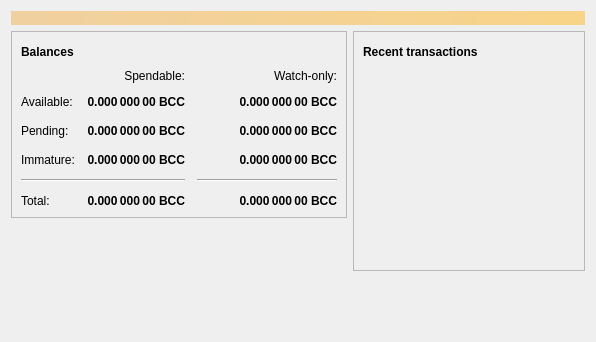
<?xml version="1.0" encoding="UTF-8"?>
<ui version="4.0">
 <class>OverviewPage</class>
 <widget class="QWidget" name="OverviewPage">
  <property name="geometry">
   <rect>
    <x>0</x>
    <y>0</y>
    <width>596</width>
    <height>342</height>
   </rect>
  </property>
  <property name="windowTitle">
   <string>Form</string>
  </property>
  <layout class="QVBoxLayout" name="topLayout">
   <item>
    <widget class="QLabel" name="labelAlerts">
     <property name="visible">
      <bool>false</bool>
     </property>
     <property name="styleSheet">
      <string notr="true">QLabel { background-color: qlineargradient(x1: 0, y1: 0, x2: 1, y2: 0, stop:0 #F0D0A0, stop:1 #F8D488); color:#000000; }</string>
     </property>
     <property name="wordWrap">
      <bool>true</bool>
     </property>
     <property name="margin">
      <number>3</number>
     </property>
     <property name="textInteractionFlags">
      <set>Qt::TextSelectableByMouse</set>
     </property>
    </widget>
   </item>
   <item>
    <layout class="QHBoxLayout" name="horizontalLayout" stretch="1,1">
     <item>
      <layout class="QVBoxLayout" name="verticalLayout_2">
       <item>
        <widget class="QFrame" name="frame">
         <property name="frameShape">
          <enum>QFrame::StyledPanel</enum>
         </property>
         <property name="frameShadow">
          <enum>QFrame::Raised</enum>
         </property>
         <layout class="QVBoxLayout" name="verticalLayout_4">
          <item>
           <layout class="QHBoxLayout" name="horizontalLayout_4">
            <item>
             <widget class="QLabel" name="label_5">
              <property name="font">
               <font>
                <weight>75</weight>
                <bold>true</bold>
               </font>
              </property>
              <property name="text">
               <string>Balances</string>
              </property>
             </widget>
            </item>
            <item>
             <widget class="QPushButton" name="labelWalletStatus">
              <property name="enabled">
               <bool>true</bool>
              </property>
              <property name="maximumSize">
               <size>
                <width>30</width>
                <height>16777215</height>
               </size>
              </property>
              <property name="toolTip">
               <string>The displayed information may be out of date. Your wallet automatically synchronizes with the Bcash network after a connection is established, but this process has not completed yet.</string>
              </property>
              <property name="text">
               <string/>
              </property>
              <property name="icon">
               <iconset resource="../bitcoin.qrc">
                <normaloff>:/icons/warning</normaloff>
                <disabledoff>:/icons/warning</disabledoff>:/icons/warning</iconset>
              </property>
              <property name="iconSize">
               <size>
                <width>24</width>
                <height>24</height>
               </size>
              </property>
              <property name="flat">
               <bool>true</bool>
              </property>
             </widget>
            </item>
            <item>
             <spacer name="horizontalSpacer_3">
              <property name="orientation">
               <enum>Qt::Horizontal</enum>
              </property>
              <property name="sizeHint" stdset="0">
               <size>
                <width>40</width>
                <height>20</height>
               </size>
              </property>
             </spacer>
            </item>
           </layout>
          </item>
          <item>
           <layout class="QGridLayout" name="gridLayout">
            <property name="spacing">
             <number>12</number>
            </property>
            <item row="2" column="2">
             <widget class="QLabel" name="labelWatchPending">
              <property name="font">
               <font>
                <weight>75</weight>
                <bold>true</bold>
               </font>
              </property>
              <property name="cursor">
               <cursorShape>IBeamCursor</cursorShape>
              </property>
              <property name="toolTip">
               <string>Unconfirmed transactions to watch-only addresses</string>
              </property>
              <property name="text">
               <string notr="true">0.000 000 00 BCC</string>
              </property>
              <property name="alignment">
               <set>Qt::AlignRight|Qt::AlignTrailing|Qt::AlignVCenter</set>
              </property>
              <property name="textInteractionFlags">
               <set>Qt::LinksAccessibleByMouse|Qt::TextSelectableByKeyboard|Qt::TextSelectableByMouse</set>
              </property>
             </widget>
            </item>
            <item row="2" column="1">
             <widget class="QLabel" name="labelUnconfirmed">
              <property name="font">
               <font>
                <weight>75</weight>
                <bold>true</bold>
               </font>
              </property>
              <property name="cursor">
               <cursorShape>IBeamCursor</cursorShape>
              </property>
              <property name="toolTip">
               <string>Total of transactions that have yet to be confirmed, and do not yet count toward the spendable balance</string>
              </property>
              <property name="text">
               <string notr="true">0.000 000 00 BCC</string>
              </property>
              <property name="alignment">
               <set>Qt::AlignRight|Qt::AlignTrailing|Qt::AlignVCenter</set>
              </property>
              <property name="textInteractionFlags">
               <set>Qt::LinksAccessibleByMouse|Qt::TextSelectableByKeyboard|Qt::TextSelectableByMouse</set>
              </property>
             </widget>
            </item>
            <item row="3" column="2">
             <widget class="QLabel" name="labelWatchImmature">
              <property name="font">
               <font>
                <weight>75</weight>
                <bold>true</bold>
               </font>
              </property>
              <property name="cursor">
               <cursorShape>IBeamCursor</cursorShape>
              </property>
              <property name="toolTip">
               <string>Mined balance in watch-only addresses that has not yet matured</string>
              </property>
              <property name="text">
               <string notr="true">0.000 000 00 BCC</string>
              </property>
              <property name="alignment">
               <set>Qt::AlignRight|Qt::AlignTrailing|Qt::AlignVCenter</set>
              </property>
              <property name="textInteractionFlags">
               <set>Qt::LinksAccessibleByMouse|Qt::TextSelectableByKeyboard|Qt::TextSelectableByMouse</set>
              </property>
             </widget>
            </item>
            <item row="4" column="0" colspan="2">
             <widget class="Line" name="line">
              <property name="orientation">
               <enum>Qt::Horizontal</enum>
              </property>
             </widget>
            </item>
            <item row="4" column="2">
             <widget class="Line" name="lineWatchBalance">
              <property name="sizePolicy">
               <sizepolicy hsizetype="Preferred" vsizetype="Fixed">
                <horstretch>0</horstretch>
                <verstretch>0</verstretch>
               </sizepolicy>
              </property>
              <property name="minimumSize">
               <size>
                <width>140</width>
                <height>0</height>
               </size>
              </property>
              <property name="orientation">
               <enum>Qt::Horizontal</enum>
              </property>
             </widget>
            </item>
            <item row="5" column="0">
             <widget class="QLabel" name="labelTotalText">
              <property name="text">
               <string>Total:</string>
              </property>
             </widget>
            </item>
            <item row="3" column="1">
             <widget class="QLabel" name="labelImmature">
              <property name="font">
               <font>
                <weight>75</weight>
                <bold>true</bold>
               </font>
              </property>
              <property name="cursor">
               <cursorShape>IBeamCursor</cursorShape>
              </property>
              <property name="toolTip">
               <string>Mined balance that has not yet matured</string>
              </property>
              <property name="text">
               <string notr="true">0.000 000 00 BCC</string>
              </property>
              <property name="alignment">
               <set>Qt::AlignRight|Qt::AlignTrailing|Qt::AlignVCenter</set>
              </property>
              <property name="textInteractionFlags">
               <set>Qt::LinksAccessibleByMouse|Qt::TextSelectableByKeyboard|Qt::TextSelectableByMouse</set>
              </property>
             </widget>
            </item>
            <item row="2" column="3">
             <spacer name="horizontalSpacer_2">
              <property name="orientation">
               <enum>Qt::Horizontal</enum>
              </property>
              <property name="sizeHint" stdset="0">
               <size>
                <width>40</width>
                <height>20</height>
               </size>
              </property>
             </spacer>
            </item>
            <item row="3" column="0">
             <widget class="QLabel" name="labelImmatureText">
              <property name="text">
               <string>Immature:</string>
              </property>
             </widget>
            </item>
            <item row="5" column="1">
             <widget class="QLabel" name="labelTotal">
              <property name="font">
               <font>
                <weight>75</weight>
                <bold>true</bold>
               </font>
              </property>
              <property name="cursor">
               <cursorShape>IBeamCursor</cursorShape>
              </property>
              <property name="toolTip">
               <string>Your current total balance</string>
              </property>
              <property name="text">
               <string notr="true">0.000 000 00 BCC</string>
              </property>
              <property name="alignment">
               <set>Qt::AlignRight|Qt::AlignTrailing|Qt::AlignVCenter</set>
              </property>
              <property name="textInteractionFlags">
               <set>Qt::LinksAccessibleByMouse|Qt::TextSelectableByKeyboard|Qt::TextSelectableByMouse</set>
              </property>
             </widget>
            </item>
            <item row="5" column="2">
             <widget class="QLabel" name="labelWatchTotal">
              <property name="font">
               <font>
                <weight>75</weight>
                <bold>true</bold>
               </font>
              </property>
              <property name="cursor">
               <cursorShape>IBeamCursor</cursorShape>
              </property>
              <property name="toolTip">
               <string>Current total balance in watch-only addresses</string>
              </property>
              <property name="text">
               <string notr="true">0.000 000 00 BCC</string>
              </property>
              <property name="alignment">
               <set>Qt::AlignRight|Qt::AlignTrailing|Qt::AlignVCenter</set>
              </property>
              <property name="textInteractionFlags">
               <set>Qt::LinksAccessibleByMouse|Qt::TextSelectableByKeyboard|Qt::TextSelectableByMouse</set>
              </property>
             </widget>
            </item>
            <item row="0" column="2">
             <widget class="QLabel" name="labelWatchonly">
              <property name="text">
               <string>Watch-only:</string>
              </property>
              <property name="alignment">
               <set>Qt::AlignRight|Qt::AlignTrailing|Qt::AlignVCenter</set>
              </property>
             </widget>
            </item>
            <item row="1" column="0">
             <widget class="QLabel" name="labelBalanceText">
              <property name="text">
               <string>Available:</string>
              </property>
             </widget>
            </item>
            <item row="1" column="1">
             <widget class="QLabel" name="labelBalance">
              <property name="font">
               <font>
                <weight>75</weight>
                <bold>true</bold>
               </font>
              </property>
              <property name="cursor">
               <cursorShape>IBeamCursor</cursorShape>
              </property>
              <property name="toolTip">
               <string>Your current spendable balance</string>
              </property>
              <property name="text">
               <string notr="true">0.000 000 00 BCC</string>
              </property>
              <property name="alignment">
               <set>Qt::AlignRight|Qt::AlignTrailing|Qt::AlignVCenter</set>
              </property>
              <property name="textInteractionFlags">
               <set>Qt::LinksAccessibleByMouse|Qt::TextSelectableByKeyboard|Qt::TextSelectableByMouse</set>
              </property>
             </widget>
            </item>
            <item row="1" column="2">
             <widget class="QLabel" name="labelWatchAvailable">
              <property name="font">
               <font>
                <weight>75</weight>
                <bold>true</bold>
               </font>
              </property>
              <property name="cursor">
               <cursorShape>IBeamCursor</cursorShape>
              </property>
              <property name="toolTip">
               <string>Your current balance in watch-only addresses</string>
              </property>
              <property name="text">
               <string notr="true">0.000 000 00 BCC</string>
              </property>
              <property name="alignment">
               <set>Qt::AlignRight|Qt::AlignTrailing|Qt::AlignVCenter</set>
              </property>
              <property name="textInteractionFlags">
               <set>Qt::LinksAccessibleByMouse|Qt::TextSelectableByKeyboard|Qt::TextSelectableByMouse</set>
              </property>
             </widget>
            </item>
            <item row="2" column="0">
             <widget class="QLabel" name="labelPendingText">
              <property name="text">
               <string>Pending:</string>
              </property>
             </widget>
            </item>
            <item row="0" column="1">
             <widget class="QLabel" name="labelSpendable">
              <property name="text">
               <string>Spendable:</string>
              </property>
              <property name="alignment">
               <set>Qt::AlignRight|Qt::AlignTrailing|Qt::AlignVCenter</set>
              </property>
             </widget>
            </item>
           </layout>
          </item>
         </layout>
        </widget>
       </item>
       <item>
        <spacer name="verticalSpacer">
         <property name="orientation">
          <enum>Qt::Vertical</enum>
         </property>
         <property name="sizeHint" stdset="0">
          <size>
           <width>20</width>
           <height>40</height>
          </size>
         </property>
        </spacer>
       </item>
      </layout>
     </item>
     <item>
      <layout class="QVBoxLayout" name="verticalLayout_3">
       <item>
        <widget class="QFrame" name="frame_2">
         <property name="frameShape">
          <enum>QFrame::StyledPanel</enum>
         </property>
         <property name="frameShadow">
          <enum>QFrame::Raised</enum>
         </property>
         <layout class="QVBoxLayout" name="verticalLayout">
          <item>
           <layout class="QHBoxLayout" name="horizontalLayout_2">
            <item>
             <widget class="QLabel" name="label_4">
              <property name="font">
               <font>
                <weight>75</weight>
                <bold>true</bold>
               </font>
              </property>
              <property name="text">
               <string>Recent transactions</string>
              </property>
             </widget>
            </item>
            <item>
             <widget class="QPushButton" name="labelTransactionsStatus">
              <property name="enabled">
               <bool>true</bool>
              </property>
              <property name="maximumSize">
               <size>
                <width>30</width>
                <height>16777215</height>
               </size>
              </property>
              <property name="toolTip">
               <string>The displayed information may be out of date. Your wallet automatically synchronizes with the Bcash network after a connection is established, but this process has not completed yet.</string>
              </property>
              <property name="text">
               <string/>
              </property>
              <property name="icon">
               <iconset resource="../bitcoin.qrc">
                <normaloff>:/icons/warning</normaloff>
                <disabledoff>:/icons/warning</disabledoff>:/icons/warning</iconset>
              </property>
              <property name="iconSize">
               <size>
                <width>24</width>
                <height>24</height>
               </size>
              </property>
              <property name="flat">
               <bool>true</bool>
              </property>
             </widget>
            </item>
            <item>
             <spacer name="horizontalSpacer">
              <property name="orientation">
               <enum>Qt::Horizontal</enum>
              </property>
              <property name="sizeHint" stdset="0">
               <size>
                <width>40</width>
                <height>20</height>
               </size>
              </property>
             </spacer>
            </item>
           </layout>
          </item>
          <item>
           <widget class="QListView" name="listTransactions">
            <property name="styleSheet">
             <string notr="true">QListView { background: transparent; }</string>
            </property>
            <property name="frameShape">
             <enum>QFrame::NoFrame</enum>
            </property>
            <property name="verticalScrollBarPolicy">
             <enum>Qt::ScrollBarAlwaysOff</enum>
            </property>
            <property name="horizontalScrollBarPolicy">
             <enum>Qt::ScrollBarAlwaysOff</enum>
            </property>
            <property name="selectionMode">
             <enum>QAbstractItemView::NoSelection</enum>
            </property>
           </widget>
          </item>
         </layout>
        </widget>
       </item>
       <item>
        <spacer name="verticalSpacer_2">
         <property name="orientation">
          <enum>Qt::Vertical</enum>
         </property>
         <property name="sizeHint" stdset="0">
          <size>
           <width>20</width>
           <height>40</height>
          </size>
         </property>
        </spacer>
       </item>
      </layout>
     </item>
    </layout>
   </item>
  </layout>
 </widget>
 <resources/>
 <connections/>
</ui>
